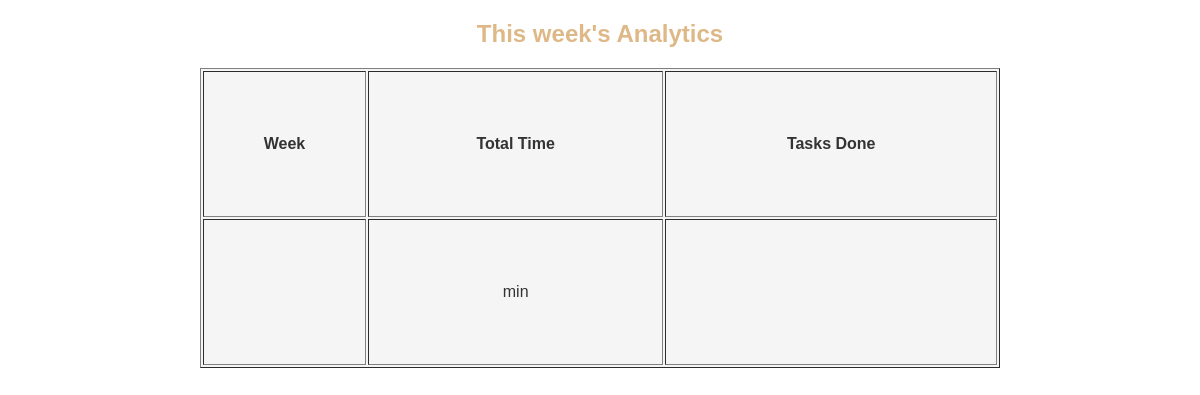
Before: /analytics with the older database file.
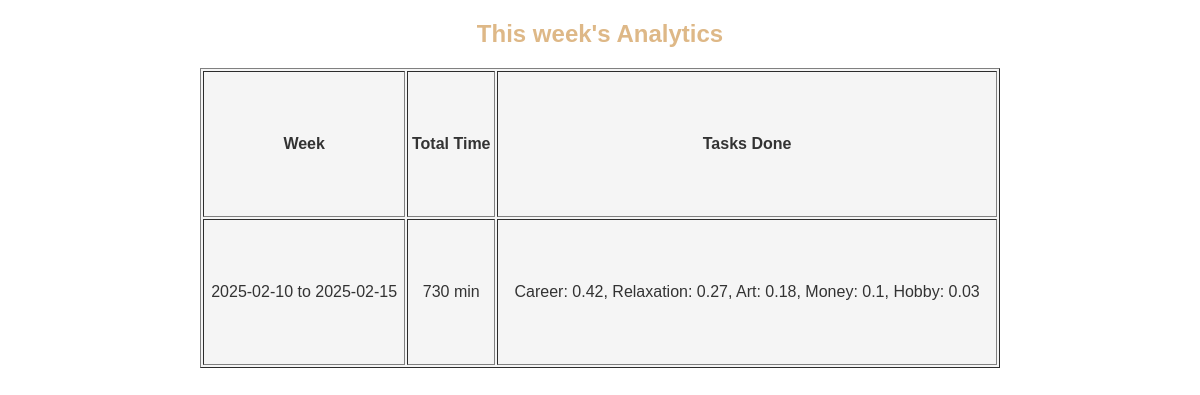
After: the same page with the newer database file.
### tables this page shows
CREATE TABLE analytics (        id INTEGER PRIMARY KEY AUTOINCREMENT,        date_completed TEXT NOT NULL,        day_of_week TEXT NOT NULL,        total_duration INTEGER NOT NULL,        tasks_done TEXT NOT NULL    );

### app.py (the view)
@app.route('/analytics')
def view_analytics():
    from app_functions import show_weekly_performance
    weekly_data = show_weekly_performance()
    if not weekly_data:
        return render_template('analytics.html', message="No analytics available for this week.")
    date_completed, day_of_week, total_duration, tasks_done = weekly_data
    return render_template('analytics.html',
                           date_completed=date_completed,
                           total_duration=total_duration,
                           tasks_done=tasks_done)

### app_functions.py (called while the page is built)
def show_weekly_performance():
    conn = sqlite3.connect(db_path)
    c = conn.cursor()
    query = '''
    SELECT date_completed, day_of_week, total_duration, tasks_done FROM analytics
    WHERE day_of_week = "Weekly Summary"
    ORDER BY date_completed DESC LIMIT 1
    '''
    c.execute(query)
    weekly_done = c.fetchone()
    conn.close()
    return weekly_done

### templates/analytics.html (shortened to what this page needs)
<!DOCTYPE html>
<html>
<head>
    <link rel="stylesheet" type="text/css" href="{{ url_for('static', filename='style.css') }}">
</head>
<body>
    <h2><font color="burlywood">This week's Analytics</font></h2>
    <table border="1"  width="800" height="300" bgcolor="whitesmoke">
        <tr>
            <th>Week</th>
            <th>Total Time</th>
            <th>Tasks Done</th>
        </tr>
        <tr>
            <td>{{date_completed}}</td>
            <td>{{total_duration}} min</td>
            <td>{{tasks_done}}</td>
        </tr>
    </table>
</body>
</html>

Changed rows visible on the page:
added analytics: date_completed "2025-02-10 to 2025-02-15", total_duration "730", tasks_done "Career: 0.42, Relaxation: 0.27, Art: 0.18, Money: 0.1, Hobby: 0.03"
